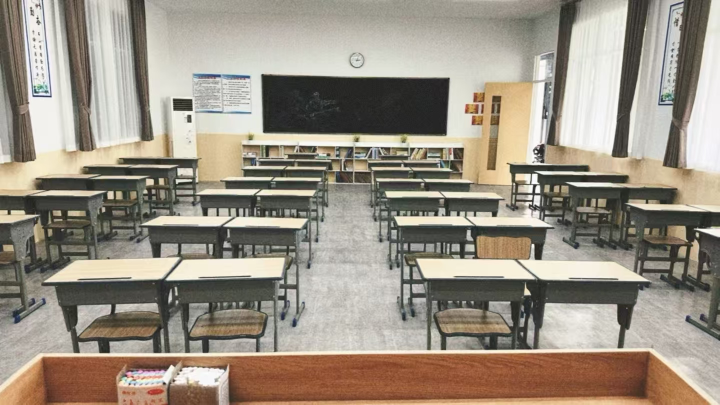
#> input picture classroom_empty1.jpg, 1439 x 809 px (shown at 1/2 size)
$ python -i compare_traditional_yolo_seg.py   (imports and definitions only)
#> lines starting #> are read from the running program, lines starting #| are printed output that depends on the picture; after the words box and inside, x2 and y2 are one past the last pixel; in counts of white or black regions, pixels touching at a corner belong together
#> further down, picture is the input picture: shape (809, 1439, 3); mean B, G, R 131.1, 144.5, 153.8
import cv2
import numpy as np
import time
import csv
from pathlib import Path
from ultralytics import YOLO

# ================= 配置区 =================
IMG_PATH = r"D:\desktop\classroom\classroom_empty1.jpg"
MODEL_PATH = r"D:\desktop\classroom\classroomtrain\runs\segment\runs\classroom_seg_v2\weights\best.pt"

# 根据你的data.yaml和代码设置
DESK_IDS = [1]     # class_1：桌子
CHAIR_IDS = [2]    # class_2：椅子

OUT_DIR = Path("compare_results")
# [1 line not run here, left out]

# YOLO参数分析
CONF_LIST = [0.10, 0.15, 0.25, 0.35]
# ==========================================


def traditional_hsv_seg(img):
    """
    传统图像处理方法：
    HSV阈值分割 + 形态学处理 + 轮廓提取
    主要用于提取浅绿色/浅青色桌面区域
    """
    start = time.time()

    h, w = img.shape[:2]
#> h = 809; w = 1439
    hsv = cv2.cvtColor(img, cv2.COLOR_BGR2HSV)
#> hsv: shape (809, 1439, 3); mean H, S, V 28.2, 41.4, 154.6

    # 该阈值主要针对浅绿色/浅青色课桌，可根据图像微调
    lower = np.array([35, 5, 100])
    upper = np.array([105, 120, 255])
    mask = cv2.inRange(hsv, lower, upper)
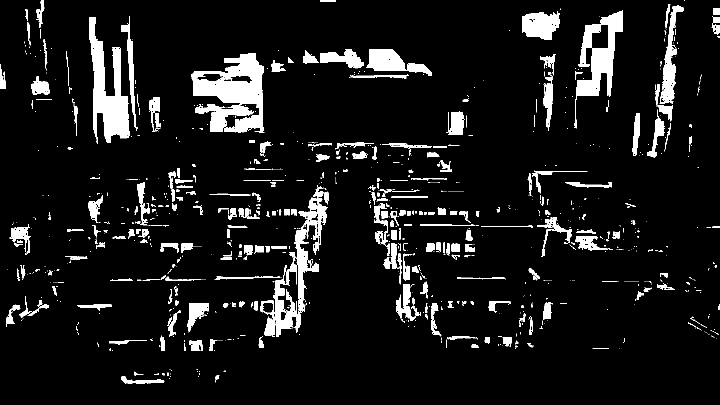
#> mask: shape (809, 1439) (shown at 1/2 size); 8.9% white; 1026 white regions (733 under 20 px), largest, box (x1, y1, x2, y2) and area: (382, 106, 529, 266) 13592, (178, 34, 260, 287) 9861, (520, 372, 656, 674) 8928

    # 限制检测区域，去掉图像上方墙面、黑板等区域
    roi_mask = np.zeros_like(mask)
    roi_mask[int(h * 0.18):, :] = 255
    mask = cv2.bitwise_and(mask, roi_mask)
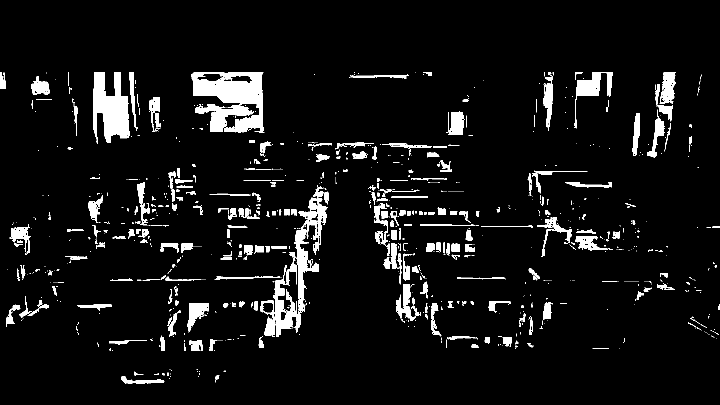
#> mask: shape (809, 1439) (shown at 1/2 size); 6.7% white; 968 white regions (689 under 20 px), largest, box (x1, y1, x2, y2) and area: (382, 145, 529, 266) 11286, (520, 372, 656, 674) 8928, (186, 145, 260, 287) 6949

    # 形态学处理，去除噪声并填补空洞
    kernel = cv2.getStructuringElement(cv2.MORPH_RECT, (7, 7))
    mask = cv2.morphologyEx(mask, cv2.MORPH_OPEN, kernel, iterations=1)
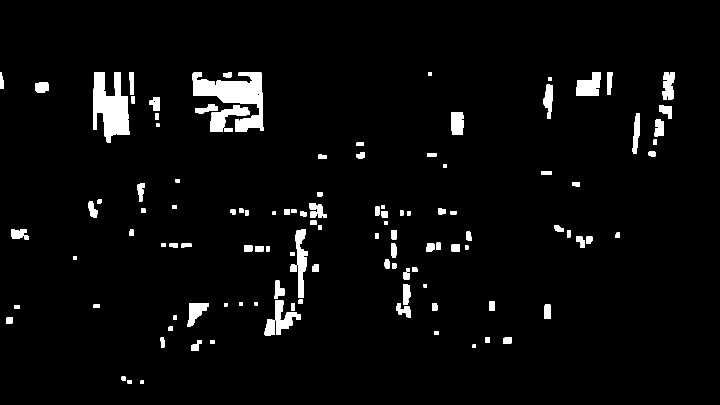
#> mask: shape (809, 1439) (shown at 1/2 size); 3.9% white; 126 white regions, largest, box (x1, y1, x2, y2) and area: (384, 145, 527, 264) 7793, (186, 145, 260, 273) 6589, (591, 459, 616, 596) 1963
    mask = cv2.morphologyEx(mask, cv2.MORPH_CLOSE, kernel, iterations=2)
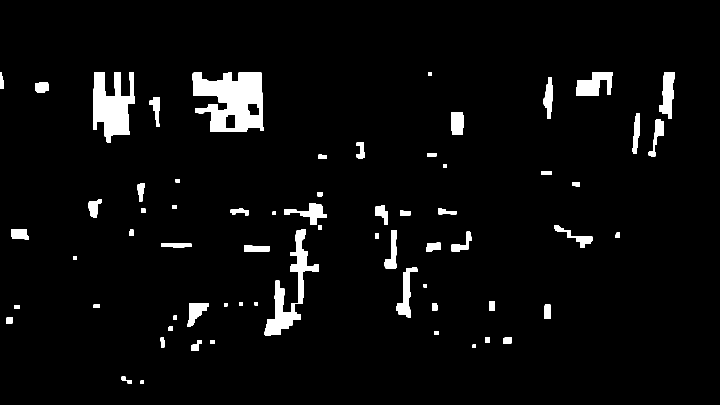
#> mask: shape (809, 1439) (shown at 1/2 size); 4.3% white; 66 white regions

    # 查找轮廓
    contours, _ = cv2.findContours(mask, cv2.RETR_EXTERNAL, cv2.CHAIN_APPROX_SIMPLE)
#> contours = 66 contours; largest, box (x1, y1, x2, y2) and area: (384, 145, 527, 264) 12292, (186, 145, 270, 285) 7220, (529, 459, 638, 672) 5568, (1152, 145, 1226, 192) 2213, (1318, 145, 1350, 238) 1738

    result_mask = np.zeros_like(mask)
    boxes = []

    for cnt in contours:
        area = cv2.contourArea(cnt)
        if area < 1500:
            continue

        x, y, bw, bh = cv2.boundingRect(cnt)
        aspect = bw / max(bh, 1)

        # 根据桌面形状过滤异常区域
        if aspect < 0.6 or aspect > 6.0:
            continue

        boxes.append([x, y, x + bw, y + bh])
        cv2.drawContours(result_mask, [cnt], -1, 255, -1)
#> this loop made 66 passes
#> area on passes 2, 4, 6, 7, 8, 9, 10, 11, 12, 13, 14, 16: 113.5, 237.5, 117, 193, 86.5, 62.5, 68.5, 141, 54.5, 69.5, 333.5, 146
#> (cnt, area) on passes 1, 3, 5, 15, 17, 19: ([[281, 761], [281, 767], [287, 767], [287, 761]], 36), ([[945, 689], [945, 695], [951, 695], [951, 689]], 36), ([[420, 680], [420, 687], [429, 687], [429, 680]], 63), ([[187, 609], [187, 615], [199, 615], [199, 609]], 72), ([[448, 606], [448, 612], [454, 612], [454, 606]], 36), ([[509, 604], [509, 610], [515, 610], [515, 604]], 36)
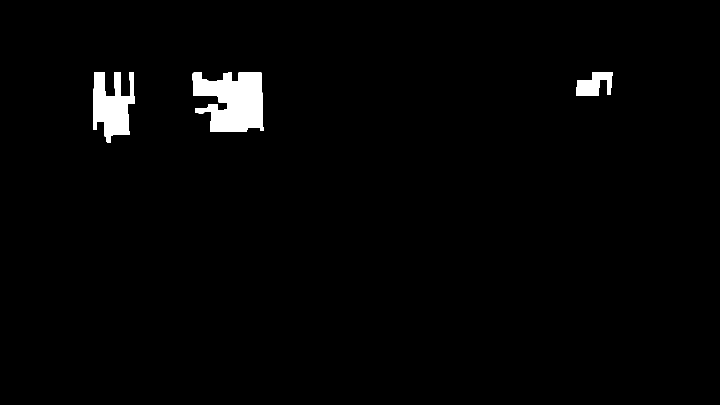
#> result_mask: shape (809, 1439) (shown at 1/2 size); 1.9% white; 3 white regions, box (x1, y1, x2, y2) and area: (384, 145, 527, 264) 12657, (186, 145, 270, 285) 7549, (1152, 145, 1226, 192) 2359
#> after the loop, boxes = [[1152, 145, 1226, 192], [384, 145, 527, 264], [186, 145, 270, 285]]

    # 可视化
    overlay = img.copy()
    green = np.zeros_like(img)
    green[:, :, 1] = 255
    overlay[result_mask > 0] = cv2.addWeighted(
        overlay, 0.4, green, 0.6, 0
    )[result_mask > 0]
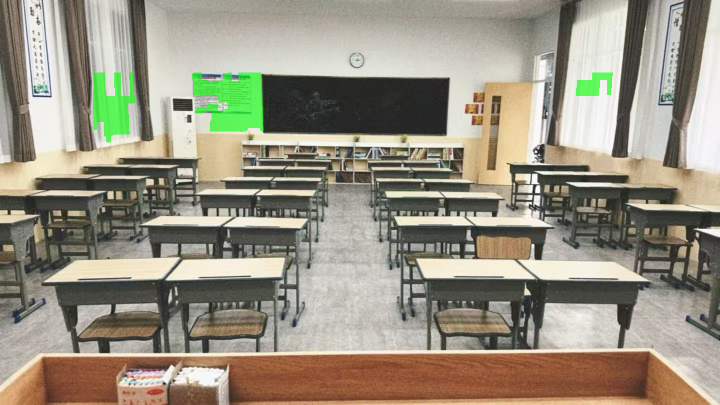
#> overlay: shape (809, 1439, 3) (shown at 1/2 size); 1.94% of pixels changed, all inside (x1, y1, x2, y2) = (186, 145, 1226, 285)

    for x1, y1, x2, y2 in boxes:
        cv2.rectangle(overlay, (x1, y1), (x2, y2), (0, 255, 0), 2)
        cv2.putText(overlay, "HSV", (x1, y1 - 5),
                    cv2.FONT_HERSHEY_SIMPLEX, 0.5, (0, 255, 0), 1)
#> this loop made 3 passes
#> (x1, x2, y2) on passes 1 to 3: (1152, 1226, 192), (384, 527, 264), (186, 270, 285)
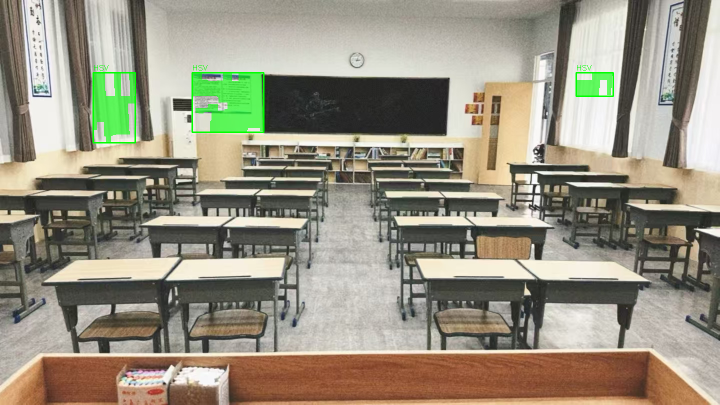
#> overlay: shape (809, 1439, 3) (shown at 1/2 size); 0.33% of pixels changed, all inside (x1, y1, x2, y2) = (185, 130, 1228, 287)

    elapsed = (time.time() - start) * 1000

    return {
        "mask": result_mask,
        "overlay": overlay,
        "boxes": boxes,
        "count": len(boxes),
        "time_ms": elapsed
    }


# [147 lines left out: functions yolo_seg, mask_iou, main, not called in this run]


# [2 lines not run here, left out]

>>> import cv2
>>> picture = cv2.imread('classroom_empty1.jpg')
>>> result = traditional_hsv_seg(picture)
#> result = 5 items

$ run again, on classroom_empty3.jpg
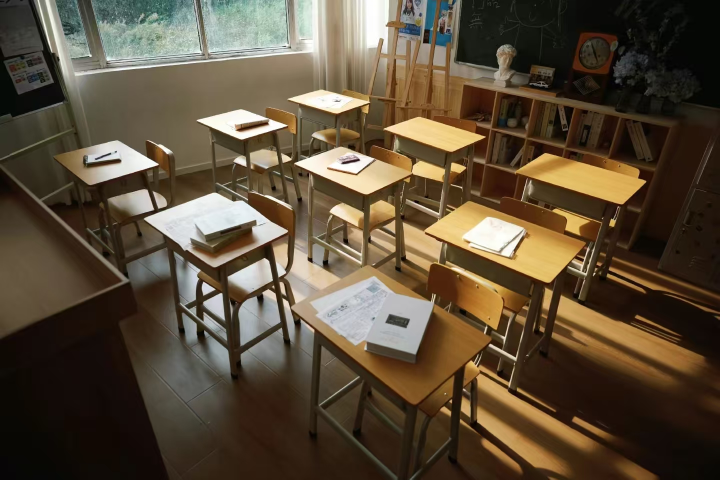
#> input picture classroom_empty3.jpg, 1439 x 959 px (shown at 1/2 size)
#> picture is the input picture: shape (959, 1439, 3); mean B, G, R 57.6, 77, 91.2
#> hsv: shape (959, 1439, 3); mean H, S, V 24.3, 123.2, 92.6
#> contours = 22 contours; largest, box (x1, y1, x2, y2) and area: (338, 396, 531, 482) 7560, (477, 599, 546, 688) 3228, (396, 644, 459, 746) 2819, (748, 624, 832, 703) 2710, (635, 578, 726, 632) 2130
#> the loop in traditional_hsv_seg, `for cnt in contours:` made 22 passes
#> area on passes 1, 2, 3, 4, 5, 9, 12, 13: 712, 262, 581.5, 386.5, 443.5, 1163.5, 256.5, 806.5
#> after the loop in traditional_hsv_seg, `for cnt in contours:`:
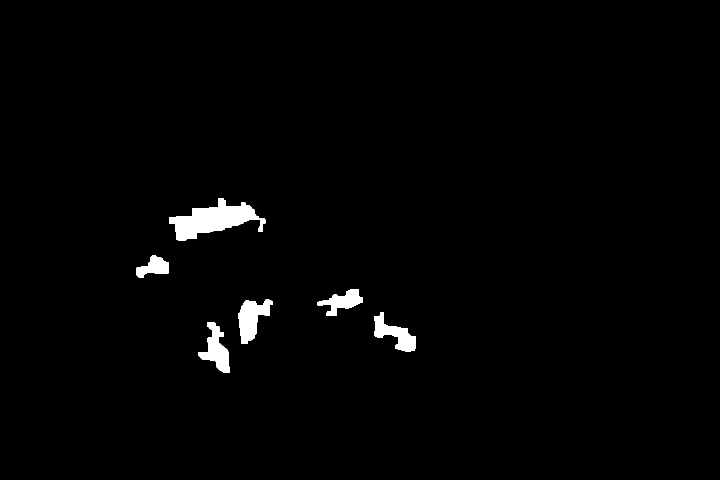
#> result_mask: shape (959, 1439) (shown at 1/2 size); 1.5% white; 6 white regions, box (x1, y1, x2, y2) and area: (338, 396, 531, 482) 7848, (477, 599, 546, 688) 3376, (396, 644, 459, 746) 2974, (748, 624, 832, 703) 2869, (635, 578, 726, 632) 2275, (272, 510, 338, 556) 1689
#> after the loop in traditional_hsv_seg, `for cnt in contours:`: boxes = [[396, 644, 459, 746], [748, 624, 832, 703], [477, 599, 546, 688], [635, 578, 726, 632], [272, 510, 338, 556], [338, 396, 531, 482]]
#> the loop in traditional_hsv_seg, `for x1, y1, x2, y2 in boxes:` made 6 passes
#> after the loop in traditional_hsv_seg, `for x1, y1, x2, y2 in boxes:`:
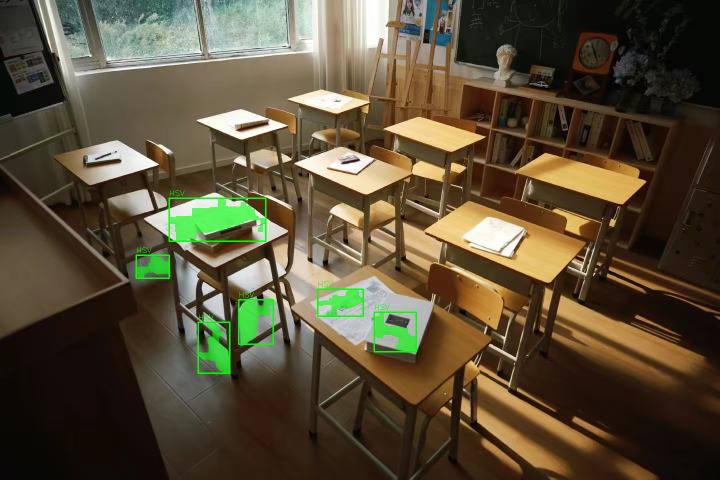
#> overlay: shape (959, 1439, 3) (shown at 1/2 size); mean B, G, R 55.3, 78.2, 88.9
#> result = 5 items
